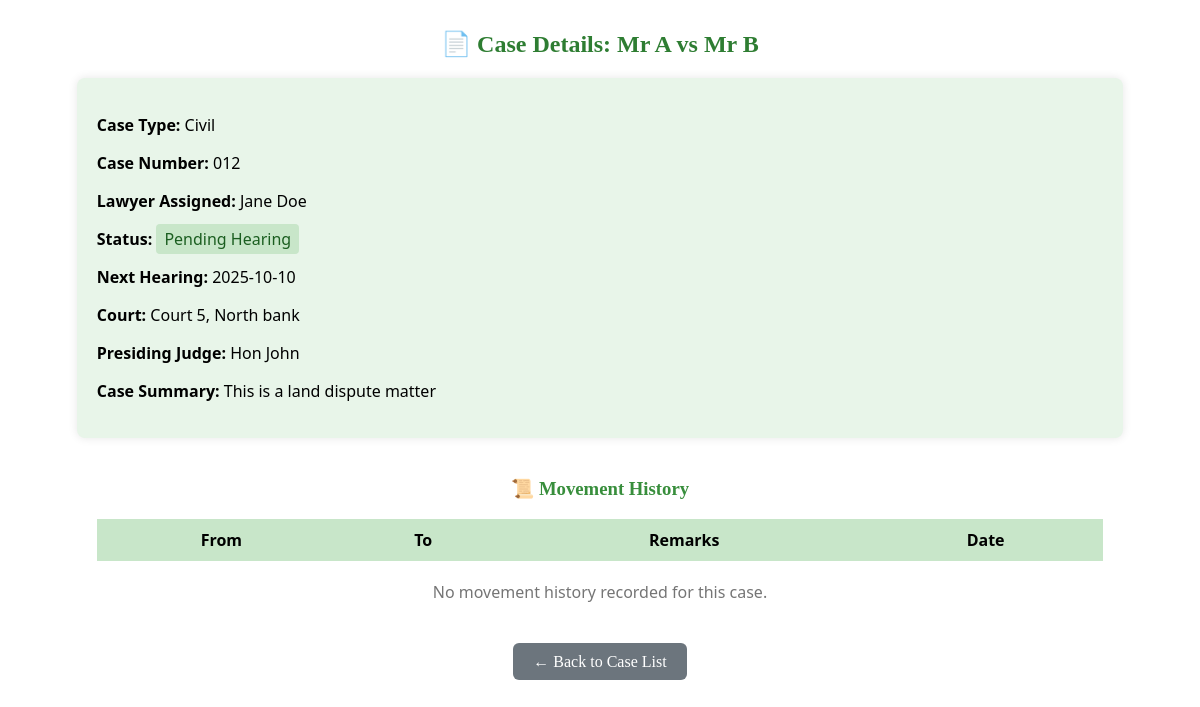
/history/012, run on an earlier commit of the app's database.
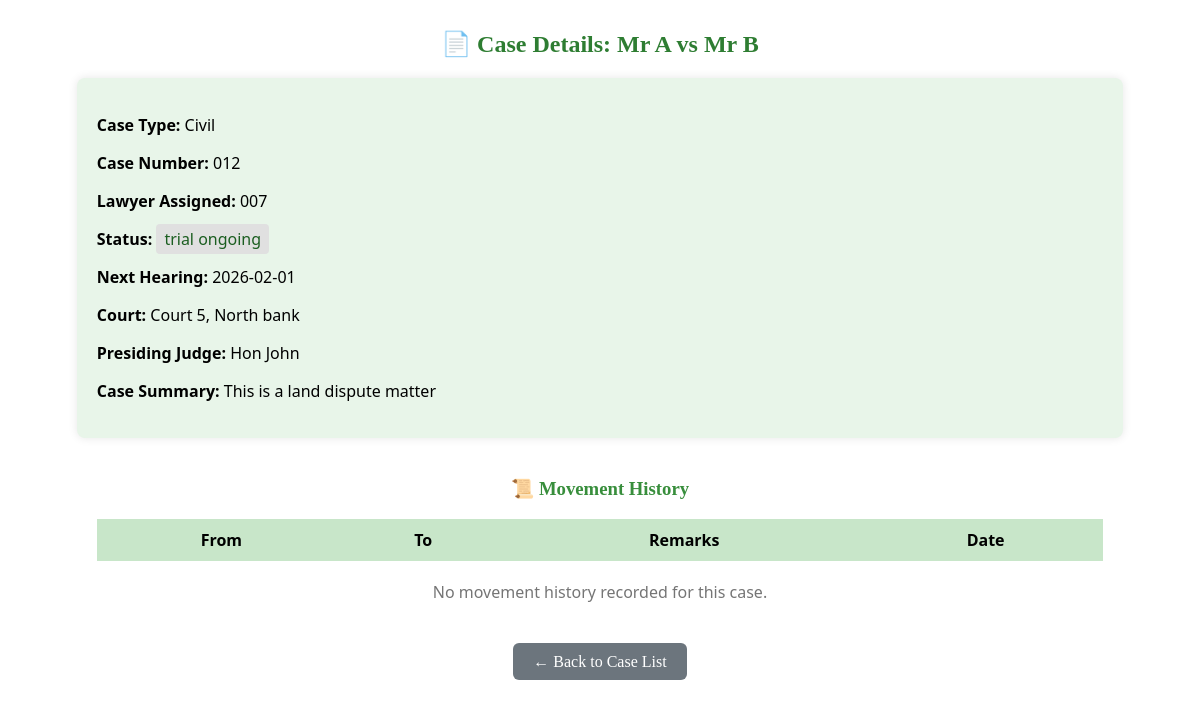
And on a later commit of the database.
### tables this page shows
CREATE TABLE cases (
    id INTEGER PRIMARY KEY AUTOINCREMENT,
    case_name TEXT NOT NULL,
    case_type TEXT NOT NULL,
    case_number TEXT,
    lawyer_assigned TEXT,
    status TEXT,
    next_hearing DATE,
    date_opened TEXT,
    date_closed TEXT
, court TEXT, presiding_judge TEXT, case_summary TEXT);

### app.py (the view)
@app.route('/history/<case_number>')
def movement_history(case_number):
    conn = get_db_connection()
    cursor = conn.cursor()
    cursor.execute('''
        SELECT from_dept, to_dept, remarks, moved_at
        FROM file_movements
        WHERE case_number = ?
        ORDER BY moved_at DESC
    ''', (case_number,))
    movements = cursor.fetchall()
    cursor.execute('SELECT * FROM cases WHERE case_number = ?', (case_number,))
    case = cursor.fetchone()
    conn.close()
    return render_template('history.html', case=case, movements=movements)

### app.py (called while the page is built)
def get_db_connection():
    conn = sqlite3.connect('case_management.db')
    conn.row_factory = sqlite3.Row
    return conn

### templates/history.html (shortened to what this page needs)
<!DOCTYPE html>
<html>
<head>
</head>
<body>
    <h2 style="text-align: center; color: #2e7d32; margin-top: 30px;">📄 Case Details: {{ case[1] }}</h2>
    <div style="width: 85%; margin: 20px auto; padding: 20px; background-color: #e8f5e9; border-radius: 8px; box-shadow: 0 0 10px rgba(0,0,0,0.1); font-family: 'Segoe UI', sans-serif;">
        <p><strong>Case Type:</strong> {{ case[2] }}</p>
        <p><strong>Case Number:</strong> {{ case[3] }}</p>
        <p><strong>Lawyer Assigned:</strong> {{ case[4] }}</p>
        <p><strong>Status:</strong>
            <span style="padding: 4px 8px; border-radius: 4px; background-color:
                {% if case[5] == 'Pending' %}#a5d6a7
                {% elif case[5] == 'Trial Ongoing' %}#66bb6a
                {% elif case[5] == 'Adjourned' %}#81c784
                {% elif case[5] == 'Sentenced' %}#388e3c
                {% elif case[5] == 'Pending Hearing' %}#c8e6c9
                {% else %}#e0e0e0{% endif %};
                color: #1b5e20;">
                {{ case[5] }}
            </span>
        </p>
        <p><strong>Next Hearing:</strong> {{ case[6] }}</p>
        <p><strong>Court:</strong> {{ case[9] }}</p>
        <p><strong>Presiding Judge:</strong> {{ case[10] }}</p>
        <p><strong>Case Summary:</strong> {{ case[11] }}</p>
    </div>
    <h3 style="text-align: center; margin-top: 40px; color: #388e3c;">📜 Movement History</h3>
    <table style="width: 85%; margin: 0 auto; border-collapse: collapse; font-family: 'Segoe UI', sans-serif;">
        <thead>
            <tr style="background-color: #c8e6c9;">
                <th style="padding: 10px;">From</th>
                <th style="padding: 10px;">To</th>
                <th style="padding: 10px;">Remarks</th>
                <th style="padding: 10px;">Date</th>
            </tr>
        </thead>
        <tbody>
            {% for move in movements %}
            <tr style="background-color: {% if loop.index0 % 2 == 0 %}#ffffff{% else %}#f1f8e9{% endif %};">
                <td style="padding: 10px;">{{ move[0] }}</td>
                <td style="padding: 10px;">{{ move[1] }}</td>
                <td style="padding: 10px;">{{ move[2] }}</td>
                <td style="padding: 10px;">{{ move[3] }}</td>
            </tr>
            {% else %}
            <tr>
                <td colspan="4" style="text-align: center; padding: 20px; color: #757575;">No movement history recorded for this case.</td>
            </tr>
            {% endfor %}
        </tbody>
    </table>
    <div style="text-align: center; margin: 30px;">
        <a href="{{ url_for('view_cases') }}" style="padding: 10px 20px; background-color: #6c757d; color: white; text-decoration: none; border-radius: 6px;">
            ← Back to Case List
        </a>
    </div>

What changed in the data, as far as the page shows it:
changed cases "Mr A vs Mr B": lawyer_assigned "Jane Doe" → "007"; status "Pending Hearing" → "trial ongoing"; next_hearing "2025-10-10" → "2026-02-01"
